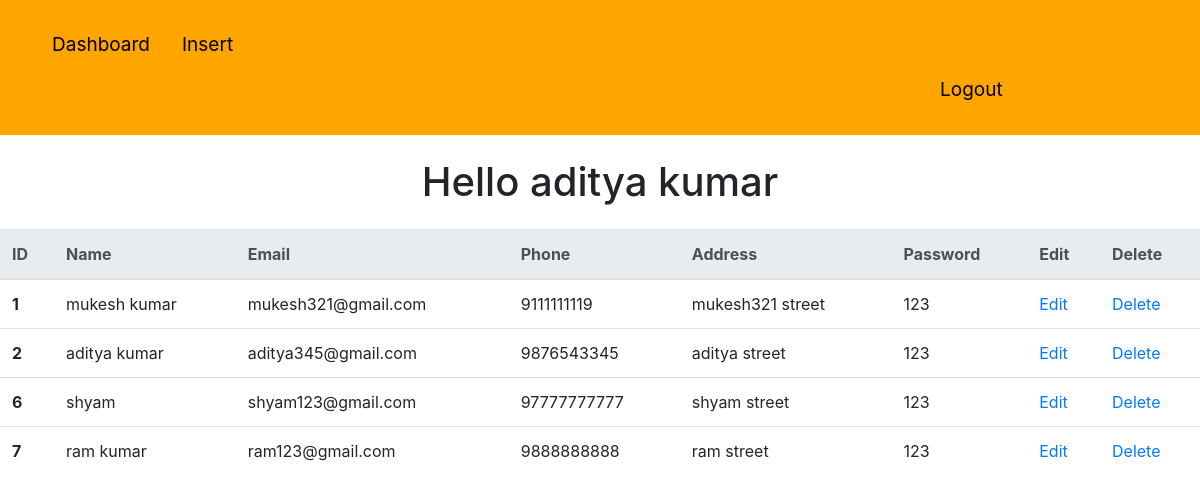
The page /fdashboard.php (signed in) on the database its author committed.
### tables this page shows
CREATE TABLE `student` (
  `id` bigint(11) NOT NULL,
  `name` varchar(40) NOT NULL,
  `email` varchar(40) NOT NULL,
  `phone` bigint(11) NOT NULL,
  `address` varchar(40) NOT NULL,
  `password` varchar(40) NOT NULL
);

### fdashboard.php (the view, shortened to what this page needs)
<?php
    if($_SESSION['adminemail']==''){
        header('Location:flogin.php');
    }else{
        include "connection.php";
        $admin_name = $_SESSION['adminname'];
        $query = mysqli_query($con, "select * from student") or die("error in query.");
?>
<!doctype html>
<html lang="en">
<head>
    <link rel="stylesheet" href="https://maxcdn.bootstrapcdn.com/bootstrap/4.0.0/css/bootstrap.min.css"
>
</head>
<body>
<ul class="nav header">
    <li class="nav-item">
        <a class="nav-link" href="#">Dashboard</a>
    </li>
    <li class="nav-item">
        <a class="nav-link" href="fsignup.php">Insert</a>
    </li>
    <li class="nav-item logout">
        <a class="nav-link" href="flogout.php">Logout</a>
    </li>
</ul>
<div class="container-fluid">
    <h1>Hello <?php echo "$admin_name"; ?></h1>
</div>
<table class="table">
    <thead class="thead-light">
        <tr>
            <th scope="col">ID</th>
            <th scope="col">Name</th>
            <th scope="col">Email</th>
            <th scope="col">Phone</th>
            <th scope="col">Address</th>
            <th scope="col">Password</th>
            <th scope="col">Edit</th>
            <th scope="col">Delete</th>
        </tr>
    </thead>
    <tbody>
        <?php
        while($row=mysqli_fetch_array($query)){
            echo "<tr>";
            $uid = $row['id'];
            echo "<th scope = 'row'>".$row['id']."</th>";
            echo "<td>".$row['name']."</td>";
            echo "<td>".$row['email']."</td>";
            echo "<td>".$row['phone']."</td>";
            echo "<td>".$row['address']."</td>";
            echo "<td>".$row['password']."</td>";
            echo "<td><a href=fupdate.php?id=$uid>Edit</a></td>";
            echo "<td><a href=fdelete.php?id=$uid>Delete</a></td>";
            echo "</tr>";
        }
    }
    ?>
    </tbody>
</table>
</body>
</html>

### fdashboard.php (style rules this page uses)
.logout { margin-left: 888px; }
.header { background: orange; padding: 23px 36px; }
a.nav-link { color: black; font-size: 19px; }
h1 { text-align: center; margin: 23px 0; }

### rows shown on the page
student: id "1", name "mukesh kumar", email "mukesh321@gmail.com", phone "9111111119", address "mukesh321 street", password "123"
student: id "2", name "aditya kumar", email "aditya345@gmail.com", phone "9876543345", address "aditya street", password "123"
student: id "6", name "shyam", email "shyam123@gmail.com", phone "97777777777", address "shyam street", password "123"
student: id "7", name "ram kumar", email "ram123@gmail.com", phone "9888888888", address "ram street", password "123"

### other values the page prints
$admin_name "aditya kumar"
